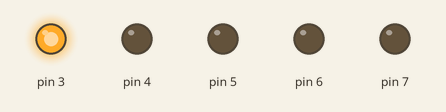
The sketch below on a simulated Arduino Uno, built with avr-gcc and run on an emulated ATmega328P. Shown: output pins drawn as LEDs (lit = HIGH).

Above: at 0.2 s.
At 1.2 s:
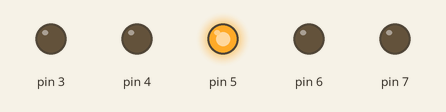
At 3.2 s:
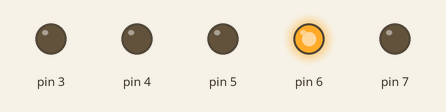
At 6.2 s:
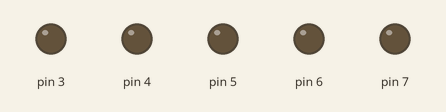
At 9.5 s:
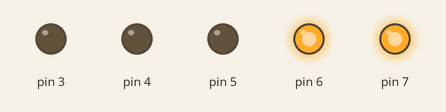
At 13.4 s:
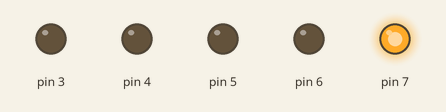
Timing chart, 0 to 14.2 s (numbered marks = the images above):
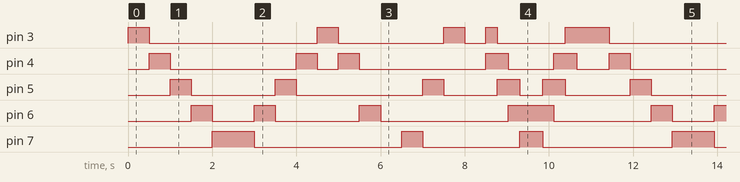

Measured:
- by itself, pin 3: repeats every 10.9 s: LOW 4.0 s, HIGH 0.50 s, LOW 2.5 s, HIGH 0.50 s, LOW 0.50 s, HIGH 0.27 s, LOW 1.6 s, HIGH 1.0 s
- by itself, pin 6: repeats every 10.9 s: LOW 1.0 s, HIGH 0.50 s, LOW 2.0 s, HIGH 0.50 s, LOW 3.0 s, HIGH 1.1 s, LOW 2.3 s, HIGH 0.50 s
- by itself, pin 7: repeats every 10.9 s: LOW 3.5 s, HIGH 0.50 s, LOW 2.3 s, HIGH 0.54 s, LOW 3.1 s, HIGH 1.0 s
- by itself, pin 5: repeats every 10.9 s: LOW 2.0 s, HIGH 0.50 s, LOW 3.0 s, HIGH 0.50 s, LOW 1.3 s, HIGH 0.54 s, LOW 0.54 s, HIGH 0.54 s, LOW 1.5 s, HIGH 0.50 s
- by itself, pin 4: repeats every 10.9 s: LOW 3.0 s, HIGH 0.50 s, LOW 0.50 s, HIGH 0.50 s, LOW 3.0 s, HIGH 0.54 s, LOW 1.1 s, HIGH 0.54 s, LOW 0.77 s, HIGH 0.50 s

The sketch:

7_LED_all_patterns_in_one.ino
```cpp
//int LED1=2;
int LED2=3;
int LED3=4;
int LED4=5;
int LED5=6;
int LED6=7;
//int LED7=8;
int i;
void setup()
{
for(i=3;i<=7;i++)
{
pinMode(i,OUTPUT);
}
}

void loop()
{
 //basic pattern
  for(int i=3;i<=7;i++)
{
digitalWrite(i,HIGH);
delay(500);
digitalWrite(i,LOW);
//delay(1000);
}
for(int i=7;i>=3;i--)
{
digitalWrite(i,HIGH);
delay(500);
digitalWrite(i,LOW);
//delay(1000);
}

 //even pattern
for(int i=3;i<=7;i++)
{
  if(i%2==0)
  {
digitalWrite(i,HIGH);
delay(500);
digitalWrite(i,LOW);
  }
  else
  {
   digitalWrite(i,LOW);
   }
}

//odd pattern
delay(500);
for(int i=7;i>=3;i--)
{
  if(i%2==1)
  {
digitalWrite(i,HIGH);
delay(500);
digitalWrite(i,LOW);
}
else
{
 digitalWrite(i,LOW);
 }
}

delay(500);


//twin pattern
for(int i=3;i<7;i++)
{
digitalWrite(i,HIGH);
digitalWrite(i+1,HIGH);
delay(270);
digitalWrite(i,LOW);
digitalWrite(i+1,LOW);
//delay(1000);
}
for(int i=7;i>=3;i--)
{
digitalWrite(i,HIGH);
digitalWrite(i-1,HIGH);
delay(270);
digitalWrite(i,LOW);
digitalWrite(i-1,LOW);
//delay(1000);
}

}
```
